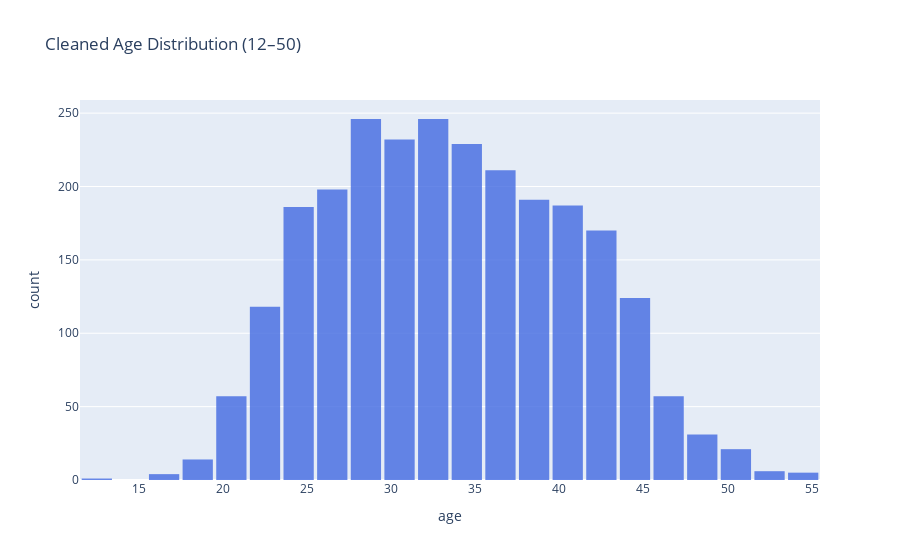

Notebook source saved alongside this figure:
### Code cell
# Step 2: Plot histogram
fig = px.histogram(df_fin, x='age', nbins=30, title='Cleaned Age Distribution (12–50)',
                   color_discrete_sequence=['royalblue'], opacity=0.8)
fig.update_layout(bargap=0.1)
fig.show()

### Figure 1 — Plotly figure (JSON) as saved in the notebook; plotly's stock layout.template omitted (floating-point values rounded to 4 significant figures; data arrays with more than 128 entries replaced by an {"elided": "..."} marker saying what was removed)
{"data": [{"alignmentgroup": "True", "bingroup": "x", "hovertemplate": "age=%{x}<br>count=%{y}<extra></extra>", "legendgroup": "", "marker": {"color": "royalblue", "opacity": 0.8, "pattern": {"shape": ""}}, "name": "", "nbinsx": 30, "offsetgroup": "", "orientation": "v", "showlegend": false, "type": "histogram", "x": {"elided": "2534 int values"}, "xaxis": "x", "yaxis": "y"}], "layout": {"autosize": true, "bargap": 0.1, "barmode": "relative", "legend": {"tracegroupgap": 0}, "title": {"text": "Cleaned Age Distribution (12–50)"}, "xaxis": {"anchor": "y", "autorange": true, "domain": [0, 1], "range": [11.5, 55.5], "title": {"text": "age"}, "type": "linear"}, "yaxis": {"anchor": "x", "autorange": true, "domain": [0, 1], "range": [0, 258.9], "title": {"text": "count"}}}}
